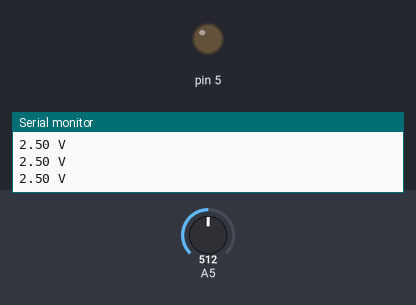
A sketch run on a simulated Arduino Uno, built with avr-gcc and run on an emulated ATmega328P. Shown: output pins drawn as LEDs (lit = HIGH), the last lines printed to the serial monitor. Inputs (shaded band) come from the test bench; at power-on: A5 = 512.

Above: at 1.2 s.
1.3 s: A5 set to 599
2.8 s: A5 set to 624
At 4.0 s:
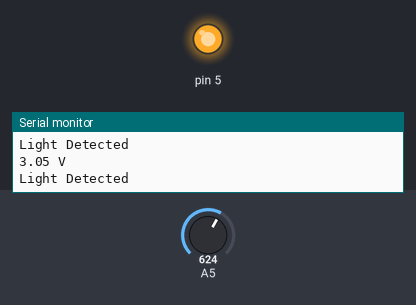
4.3 s: A5 set to 511
At 5.5 s:
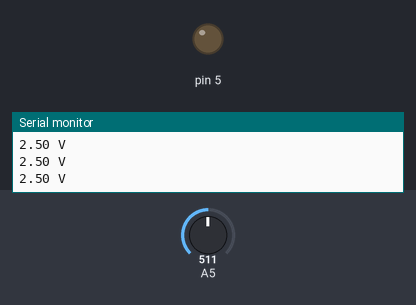
5.8 s: A5 set to 716
At 7.1 s:
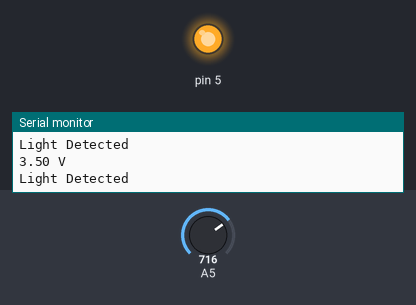
Timing chart, 0 to 8.3 s (numbered marks = the images above; inputs shaded):
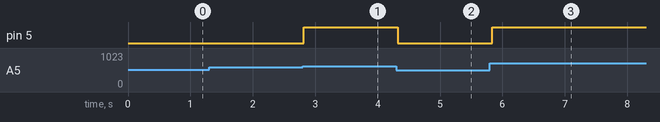

Measured:
- the behaviour switches between 613 and 614 on A5 (found by bisection; images 0 and 1)
- after the input at 2.8 s, pin 5: LOW → HIGH at once
- after the input at 4.3 s, pin 5: HIGH → LOW at once
- after the input at 5.8 s, pin 5: LOW → HIGH at once

The sketch:

Photoresistor__LDR_.ino
```cpp
void setup() {
  Serial.begin(9600);
  pinMode(5, OUTPUT);
}

void loop() {
  int analogValue = analogRead(A5);
  float voltage = analogValue * (5.0 / 1023.0);

  Serial.print(voltage);
  Serial.println(" V");

  if(voltage > 3.0) {
    digitalWrite(5, HIGH);
    Serial.println("Light Detected");
  } else {
    digitalWrite(5, LOW);
  }

  delay(100);
}
```
